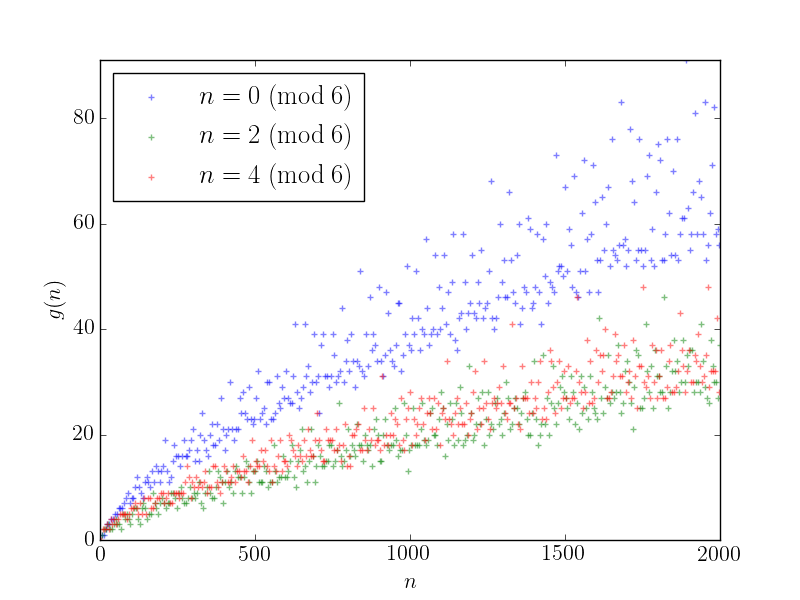

Python code for this plot:
import numpy as np
from matplotlib import rc
import matplotlib.pyplot as plt

# Plot the "Goldbach Comet" illustrating the number of ways
# the numbers 3–nmax can be written as the sum of two primes. Mathematical
# details are available on my blog article at
# https://scipython.com/blog/the-goldbach-comet/
# Christian Hill, April 2017.

rc('font', **{'family': 'serif', 'serif': ['Computer Modern'], 'size': 16})
rc('text', usetex=True)

nmax = 2000
# Odd prime numbers up to nmax.
odd_primes = np.array([n for n in range(3, nmax) if all(
                        (n % m) != 0 for m in range(2,int(np.sqrt(n))+1))])

def get_g(n):
    g = 0
    for p in odd_primes:
        if p > n//2:
            break
        if n-p in odd_primes:
            g += 1
    return g
    
imax = nmax//2 - 1
idx = np.arange(imax)
def get_n_from_index(i):
    return 2*(i+2)
n = get_n_from_index(np.arange(imax))

g = np.zeros(imax, dtype=int)
for i in idx:
    g[i] = get_g(n[i])


i_0 = idx[((n%6)==0)]
i_2 = idx[((n%6)==2)]
i_4 = idx[((n%6)==4)]

plt.scatter(n[i_0], g[i_0], marker='+', c='b', alpha=0.5,
            label=r'$n=0\;(\mathrm{mod}\;6)$')
plt.scatter(n[i_2], g[i_2], marker='+', c='g', alpha=0.5,
            label=r'$n=2\;(\mathrm{mod}\;6)$')
plt.scatter(n[i_4], g[i_4], marker='+', c='r', alpha=0.5,
            label=r'$n=4\;(\mathrm{mod}\;6)$')
plt.xlim(0, nmax)
plt.ylim(0, np.max(g[i_0]))
plt.xlabel(r'$n$')
plt.ylabel(r'$g(n)$')
plt.legend(loc='upper left', scatterpoints=1)
plt.savefig('goldbach_comet.png')
plt.show()


